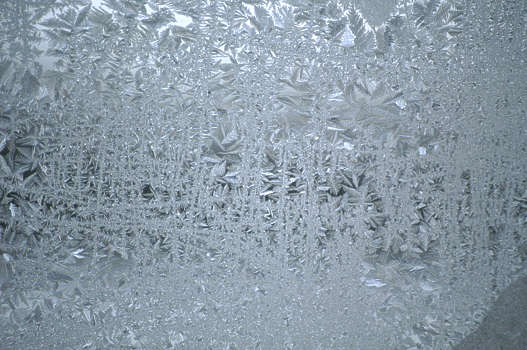
#> input picture untangle/transforms/assets/frost4.jpg, 527 x 350 px
$ python -i ood_transforms_imagenet.py   (imports and definitions only)   (older library calls are emulated)
#> lines starting #> are read from the running program, lines starting #| are printed output that depends on the picture
"""ImageNet-C corruption implementation adapted from https://github.com/hendrycks/robustness."""

import ctypes
from io import BytesIO
from pathlib import Path

import cv2
import numpy as np
import skimage as sk
from numba import njit
from numpy.random import Generator
from PIL import Image as PILImage
from scipy.ndimage import map_coordinates
from scipy.ndimage import zoom as scizoom
from skimage.filters import gaussian
from wand.api import library as wandlibrary
from wand.image import Image as WandImage


# [4 lines left out: function _frost_image_path, not called in this run]


# Constants
GAUSSIAN_NOISE_C = [0.08, 0.12, 0.18, 0.26, 0.38]
SHOT_NOISE_C = [60, 25, 12, 5, 3]
IMPULSE_NOISE_C = [0.03, 0.06, 0.09, 0.17, 0.27]
SPECKLE_NOISE_C = [0.15, 0.2, 0.35, 0.45, 0.6]
GAUSSIAN_BLUR_C = [1, 2, 3, 4, 6]
FROSTED_GLASS_BLUR_C = [(0.7, 1, 2), (0.9, 2, 1), (1, 2, 3), (1.1, 3, 2), (1.5, 4, 2)]
DEFOCUS_BLUR_C = [(3, 0.1), (4, 0.5), (6, 0.5), (8, 0.5), (10, 0.5)]
MOTION_BLUR_C = [(10, 3), (15, 5), (15, 8), (15, 12), (20, 15)]
ZOOM_BLUR_C = [
    np.arange(1, 1.11, 0.01),
    np.arange(1, 1.16, 0.01),
    np.arange(1, 1.21, 0.02),
    np.arange(1, 1.26, 0.02),
    np.arange(1, 1.31, 0.03),
]
FOG_C = [(1.5, 2), (2, 2), (2.5, 1.7), (2.5, 1.5), (3, 1.4)]
# [1 line not run here, left out]
FROST_C = [(1, 0.4), (0.8, 0.6), (0.7, 0.7), (0.65, 0.7), (0.6, 0.75)]
SNOW_C = [
    (0.1, 0.3, 3, 0.5, 10, 4, 0.8),
    (0.2, 0.3, 2, 0.5, 12, 4, 0.7),
    (0.55, 0.3, 4, 0.9, 12, 8, 0.7),
    (0.55, 0.3, 4.5, 0.85, 12, 8, 0.65),
    (0.55, 0.3, 2.5, 0.85, 12, 12, 0.55),
]
SPATTER_C = [
    (0.65, 0.3, 4, 0.69, 0.6, 0),
    (0.65, 0.3, 3, 0.68, 0.6, 0),
    (0.65, 0.3, 2, 0.68, 0.5, 0),
    (0.65, 0.3, 1, 0.65, 1.5, 1),
    (0.67, 0.4, 1, 0.65, 1.5, 1),
]
SPATTER_KER = np.array([[-2, -1, 0], [-1, 1, 1], [0, 1, 2]])
CONTRAST_C = [0.4, 0.3, 0.2, 0.1, 0.05]
BRIGHTNESS_C = [0.1, 0.2, 0.3, 0.4, 0.5]
SATURATE_C = [(0.3, 0), (0.1, 0), (2, 0), (5, 0.1), (20, 0.2)]
JPEG_C = [25, 18, 15, 10, 7]
PIXELATE_C = [0.6, 0.5, 0.4, 0.3, 0.25]
ELASTIC_C = [
    (244 * 2, 244 * 0.7, 244 * 0.1),
    (244 * 2, 244 * 0.08, 244 * 0.2),
    (244 * 0.05, 244 * 0.01, 244 * 0.02),
    (244 * 0.07, 244 * 0.01, 244 * 0.02),
    (244 * 0.12, 244 * 0.01, 244 * 0.02),
]

# Distortion helpers


# [25 lines left out: function disk, not called in this run]


# Tell Python about the C method
wandlibrary.MagickMotionBlurImage.argtypes = (
    ctypes.c_void_p,  # Wand
    ctypes.c_double,  # Radius
    ctypes.c_double,  # Sigma
    ctypes.c_double,  # Angle
)


# Extend wand.image.Image class to include method signature
class MotionImage(WandImage):
    """Extension of wand.image.Image class that supports motion blur."""

    # [675 lines left out: functions motion_blur, plasma_fractal, clipped_zoom, shuffle_pixels_njit_frosted_glass_blur, gaussian_noise, shot_noise and 16 more, not called in this run]


def elastic(
    image: PILImage.Image, severity: int = 1, rng: Generator | None = None
) -> PILImage.Image:
    """Applies an elastic transformation to the image.

    Args:
        image: Input image.
        severity: Severity of the elastic transformation (1-5).
        rng: Random number generator.

    Returns:
        Elastically transformed image.
    """
#> called with severity = 1
    # Use a default RNG if none is provided
    if rng is None:
        rng = np.random.default_rng()

    c = ELASTIC_C[severity - 1]

    image = np.array(image, dtype=np.float32) / 255.0
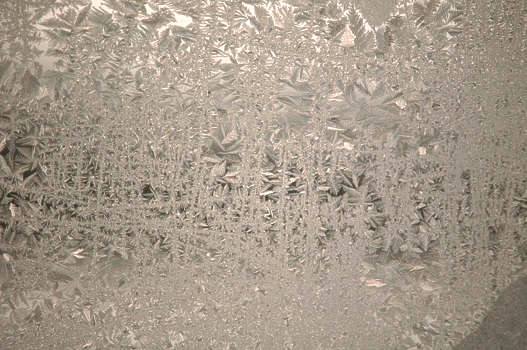
#> image: shape (350, 527, 3) float32; mean of channels 0, 1, 2 0.54, 0.599, 0.648; drawn as B, G, R
    shape = image.shape
#> shape = (350, 527, 3)
    shape_size = shape[:2]
#> shape_size = (350, 527)

    # Random affine
    center_square = np.float32(shape_size) // 2
#> center_square = [175, 263]
    square_size = min(shape_size) // 3
#> square_size = 116
    pts1 = np.float32([
        center_square + square_size,
        [center_square[0] + square_size, center_square[1] - square_size],
        center_square - square_size,
    ])
#> pts1 = [[291, 379], [291, 147], [59, 147]]
    pts2 = pts1 + rng.uniform(-c[2], c[2], size=pts1.shape).astype(np.float32)
    M = cv2.getAffineTransform(pts1, pts2)
    image = cv2.warpAffine(
        image, M, shape_size[::-1], borderMode=cv2.BORDER_REFLECT_101
    )
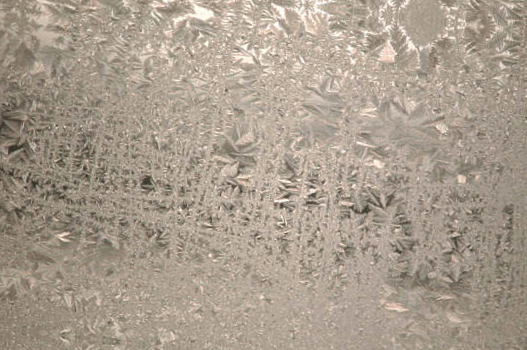
#> image: shape (350, 527, 3) float32; mean of channels 0, 1, 2 0.555, 0.614, 0.664; drawn as B, G, R

    dx = (
        gaussian(rng.uniform(-1, 1, size=shape[:2]), c[1], mode="reflect", truncate=3)
        * c[0]
    ).astype(np.float32)
    dy = (
        gaussian(rng.uniform(-1, 1, size=shape[:2]), c[1], mode="reflect", truncate=3)
        * c[0]
    ).astype(np.float32)
    dx, dy = dx[..., np.newaxis], dy[..., np.newaxis]

    x, y, z = np.meshgrid(np.arange(shape[1]), np.arange(shape[0]), np.arange(shape[2]))
    indices = (
        np.reshape(y + dy, (-1, 1)),
        np.reshape(x + dx, (-1, 1)),
        np.reshape(z, (-1, 1)),
    )
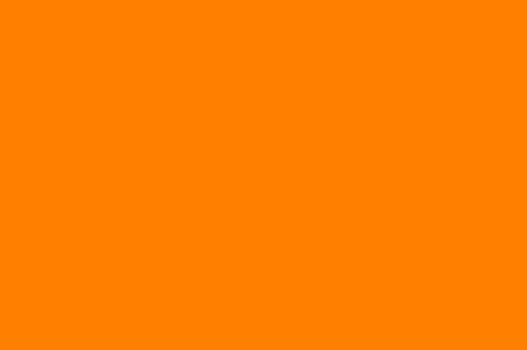
#> z: shape (350, 527, 3) int64; mean of channels 0, 1, 2 0, 1, 2; drawn with min black and max white
    x = (
        np.clip(
            map_coordinates(image, indices, order=1, mode="reflect").reshape(shape),
            0,
            1,
        )
        * 255
    )
    return PILImage.fromarray(np.uint8(x))
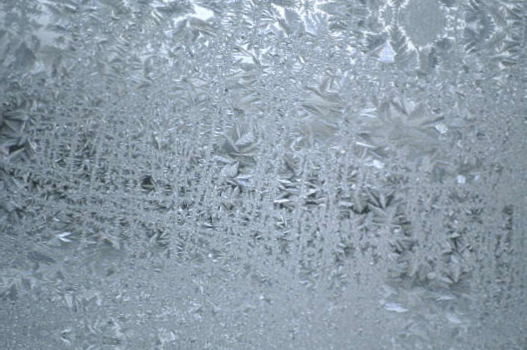
#> returned value: PIL image 527x350 RGB; mean R, G, B 141, 156.1, 168.7


OOD_TRANSFORM_DICT_IMAGENET = {
    "gaussian_noise": gaussian_noise,
    "shot_noise": shot_noise,
    "impulse_noise": impulse_noise,
    "defocus_blur": defocus_blur,
    "frosted_glass_blur": frosted_glass_blur,
    "motion_blur": motion_blur,
    "zoom_blur": zoom_blur,
    "snow": snow,
    "frost": frost,
    "fog": fog,
    "brightness": brightness,
    "contrast": contrast,
    "elastic": elastic,
    "pixelate": pixelate,
    "jpeg": jpeg,
    # Additional ones
    "speckle_noise": speckle_noise,
    "gaussian_blur": gaussian_blur,
    "spatter": spatter,
    "saturate": saturate,
}

>>> import cv2
>>> picture = cv2.cvtColor(cv2.imread('assets/frost4.jpg'), cv2.COLOR_BGR2RGB)
>>> result = elastic(picture)

$ run again, on untangle/transforms/assets/frost5.jpg
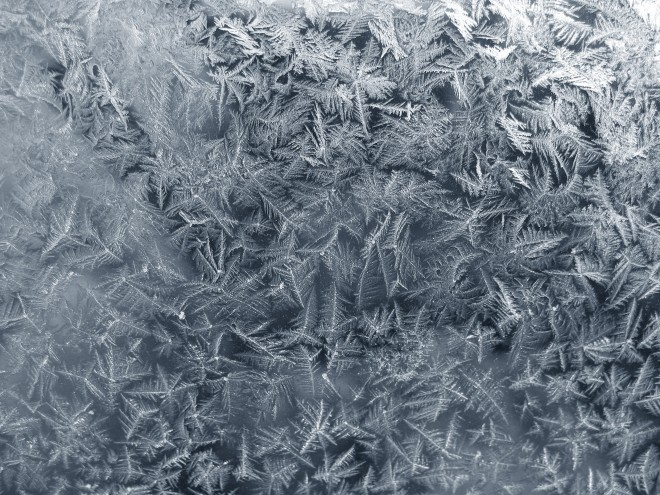
#> input picture untangle/transforms/assets/frost5.jpg, 660 x 495 px
#> in elastic, `x = ( np.clip( map_coordinates(image, indices, order=1, mode="reflect"..`:
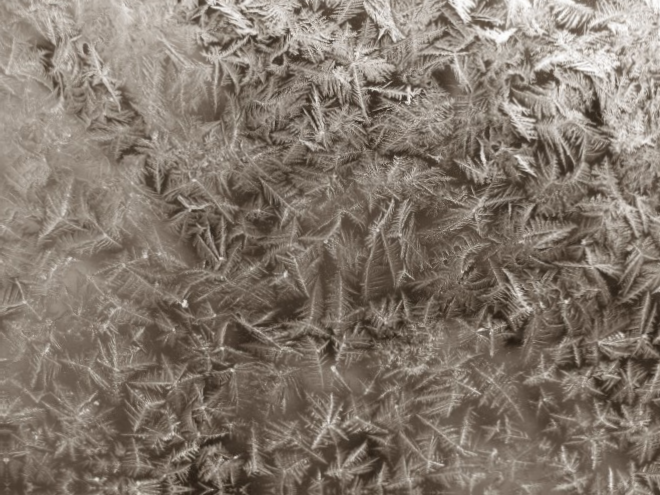
#> x: shape (495, 660, 3) float32; mean of channels 0, 1, 2 109.2, 120.4, 131.9; drawn as B, G, R
#> in elastic, `return PILImage.fromarray(np.uint8(x))`:
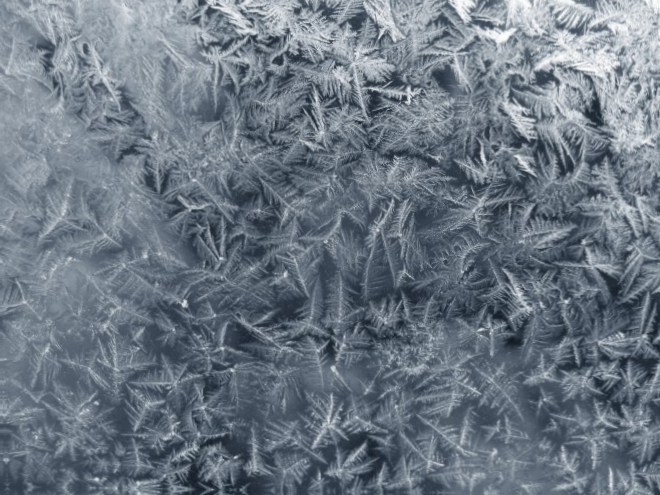
#> returned value: PIL image 660x495 RGB; mean R, G, B 108.7, 119.9, 131.4

$ run again, on untangle/transforms/assets/frost6.jpg
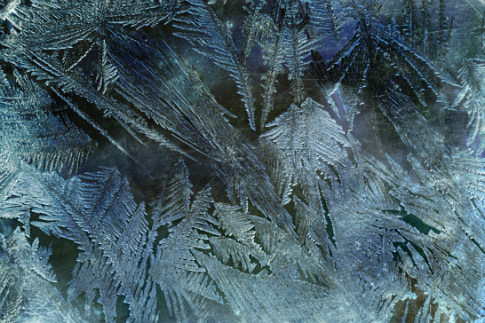
#> input picture untangle/transforms/assets/frost6.jpg, 485 x 323 px
#> in elastic, `x = ( np.clip( map_coordinates(image, indices, order=1, mode="reflect"..`:
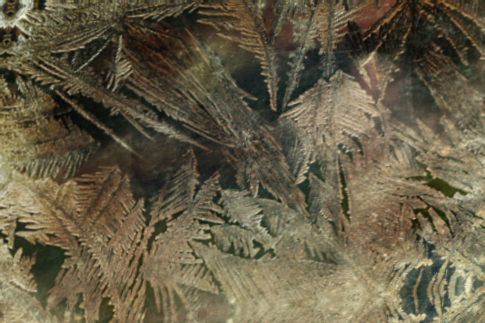
#> x: shape (323, 485, 3) float32; mean of channels 0, 1, 2 72, 95.5, 103.9; drawn as B, G, R
#> in elastic, `return PILImage.fromarray(np.uint8(x))`:
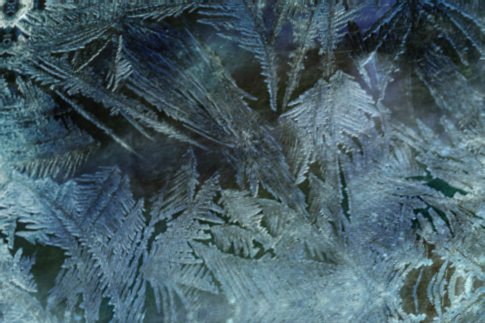
#> returned value: PIL image 485x323 RGB; mean R, G, B 71.5, 95, 103.4

$ run again, on untangle/transforms/assets/frost1.png
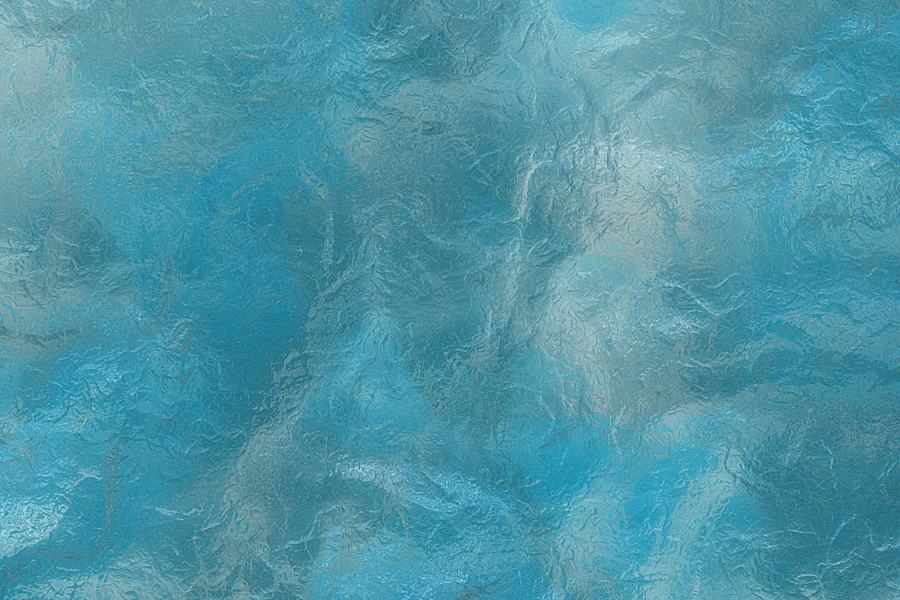
#> input picture untangle/transforms/assets/frost1.png, 900 x 600 px
#> in elastic, `image = cv2.warpAffine( image, M, shape_size[::-1], borderMode=cv2.BOR..`:
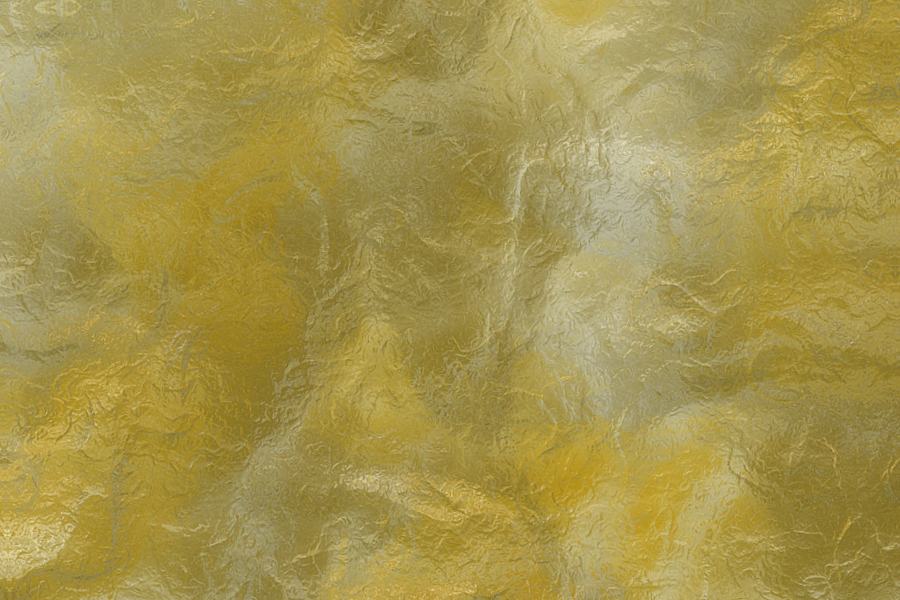
#> image: shape (600, 900, 3) float32; mean of channels 0, 1, 2 0.303, 0.584, 0.65; drawn as B, G, R
#> in elastic, `return PILImage.fromarray(np.uint8(x))`:
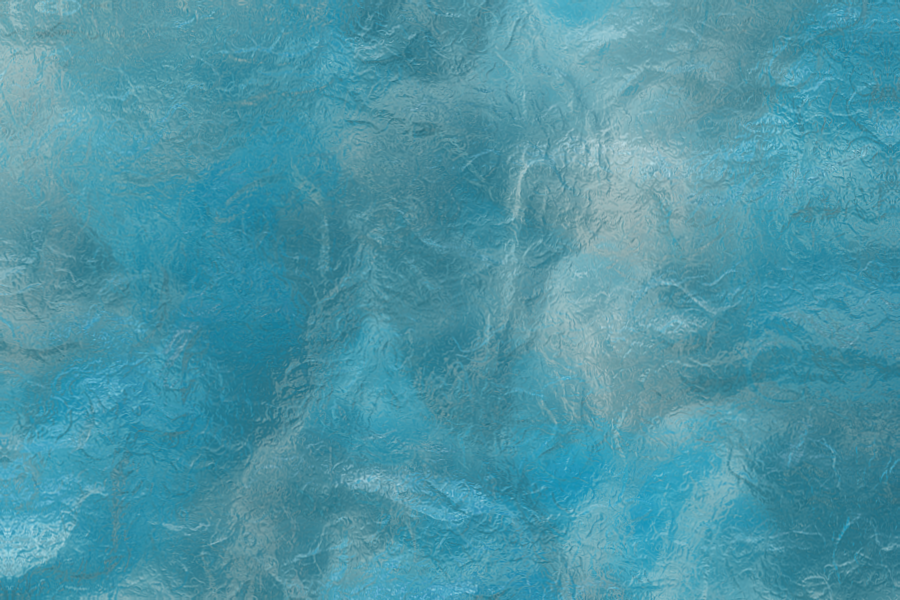
#> returned value: PIL image 900x600 RGB; mean R, G, B 76.9, 148.5, 165.2
